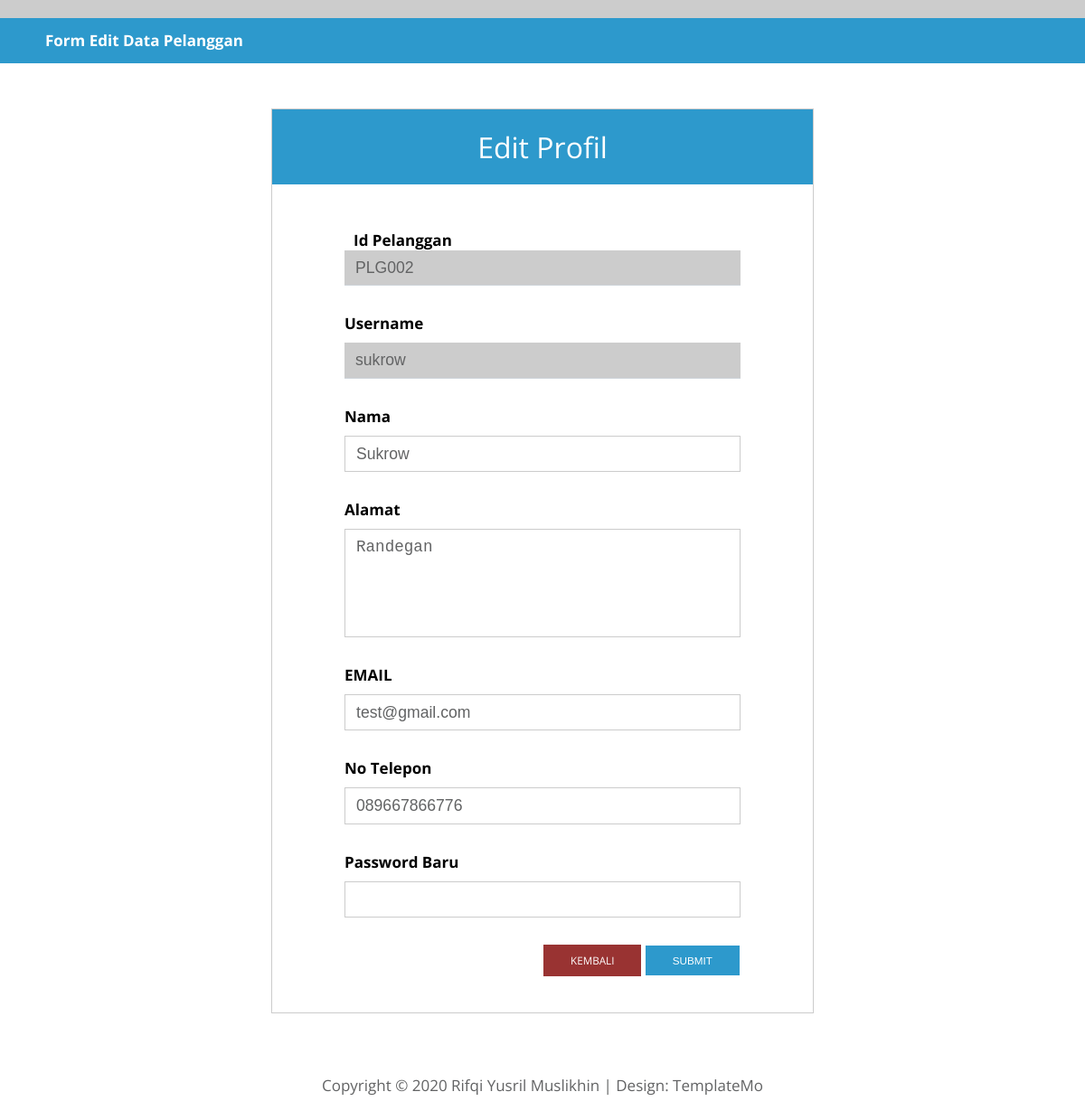
Page /edituser.php (signed in) on the committed database.
### tables this page shows
CREATE TABLE `pelanggan` (
  `ID_PELANGGAN` varchar(10) NOT NULL,
  `NAMA_PELANGGAN` varchar(250) DEFAULT NULL,
  `ALAMAT_PELANGGAN` text,
  `EMAIL_PELANGGAN` varchar(250) DEFAULT NULL,
  `TELP_PELANGGAN` varchar(15) DEFAULT NULL,
  `USERNAME_PELANGGAN` varchar(50) DEFAULT NULL,
  `PASSWORD_PELANGGAN` varchar(50) DEFAULT NULL
);

### edituser.php (the view, shortened to what this page needs)
<?php
include "koneksi/koneksi.php";
    $username=$_SESSION['loginuser'];
    $query=mysqli_query($kon,"SELECT * FROM pelanggan WHERE USERNAME_PELANGGAN='$username'");
	$data=mysqli_fetch_array($query);
 ?>
<!DOCTYPE html>
<html>
<head>
	<link href="css/templatemo-style.css" rel="stylesheet" />
	<link rel="stylesheet" href="css/style.css">
	<link href="css/all.min.css" rel="stylesheet" />
</head>
<body>
	<div class="container">
		<div class="navbar">
			<ul>
				<li><h4>Form Edit Data Pelanggan</h4></li>
			</ul>
		</div>
		<main>
			<div class="container-login">
				<div class="box-login">
					<h2 class="text-center tm-section-title" style="padding: 20px;background-color: #2D99CC; color: #fff;">Edit Profil</h2>
					<form action="proses_edit_user.php" method="post">
						<div class="form-group" style="padding: 0 80px;">
		            <label for="id"><h4 style="padding: 20px 10px 0;">Id Pelanggan</h4></label>
		            <input readonly type="text" name="id" class="form-control" style="background-color: #ccc;" value="<?php echo $data['ID_PELANGGAN']; ?>">
		          </div>
		          <div class="form-group" style="padding: 0 80px;">
		            <label for="username"><h4 style="padding-bottom: 10px;">Username</h4></label>
		            <input readonly type="text" name="username" class="form-control" style="background-color: #ccc;" value="<?php echo $username; ?>">
		          </div>
					<div class="form-group" style="padding: 0 80px;">
		            <label for="nama"><h4 style="padding-bottom: 10px;">Nama</h4></label>
		            <input type="text" name="nama" class="form-control" required="required" style="border: 1px solid #ccc;" value="<?php echo $data['NAMA_PELANGGAN']; ?>">
		          </div>
		          <div class="form-group" style="padding: 0 80px;">
		            <label for="alamat"><h4 style="padding-bottom: 10px;">Alamat</h4></label>
		            <textarea name="alamat" id="alamat" cols="0" rows="4" class="form-control" required="required" style="border: 1px solid #ccc; resize: none;"><?php echo $data['ALAMAT_PELANGGAN']; ?></textarea>
		          </div>
		          <div class="form-group" style="padding: 0 80px;">
		            <label for="email"><h4 style="padding-bottom: 10px;">EMAIL</h4></label>
		            <input type="email" name="email" id="email" class="form-control" required="required" style="border: 1px solid #ccc;" value="<?php echo $data['EMAIL_PELANGGAN']; ?>">
		          </div>
		          <div class="form-group" style="padding: 0 80px;">
		            <label for="telepon"><h4 style="padding-bottom: 10px;">No Telepon</h4></label>
		            <input type="text" name="telepon" id="telepon" class="form-control" required="required" style="border: 1px solid #ccc;" value="<?php echo $data['TELP_PELANGGAN']; ?>">
		          </div>
		          <div class="form-group" style="padding: 0 80px;">
		            <label for="password"><h4 style="padding-bottom: 10px;">Password Baru</h4></label>
		            <input type="password" name="password" class="form-control" required="required" style="border: 1px solid #ccc;">
		          </div>
		          <a href="index.php?halaman=home" class="tm-btn tm-btn-danger" style=" margin-left: 300px; margin-bottom: 40px;">KEMBALI</a>
		          <button type="submit" name="update" class="tm-btn tm-btn-primary">SUBMIT</button>
					</form>
				</div>
			</div>
		</main>
		<footer class="tm-footer text-center">
			<p>Copyright &copy; 2020 Rifqi Yusril Muslikhin
            | Design: <a rel="nofollow" href="https://templatemo.com">TemplateMo</a></p>
		</footer>
	</div>
</body>
</html>

### css/templatemo-style.css (style rules this page uses)
ul, nav, body, h1, h2, h4, h6, p, figure { margin: 0; padding: 0; }
a, button { transition: all 0.3s ease; }
html { box-sizing: border-box; -ms-overflow-style: scrollbar; }
*, *::before, *::after { box-sizing: inherit; }
.container { width: 100%; max-width: 1200px; margin-right: auto; margin-left: auto; }
.tm-btn { display: inline-block; font-size: .73rem; width: auto; padding: 10px 30px; text-decoration: none; cursor: pointer; border: 0; }
.tm-btn-primary { background-color: #2D99CC; color: white; }
.tm-btn-danger { background-color: #993332; color: white; }
.text-center { text-align: center; }
body { font-family: 'Open Sans', Arial, sans-serif; font-size: 17px; background-color: #ccc; overflow-x: hidden; }
.container { background-color: white; }
p, address { color: #626364; line-height: 1.8; }
.tm-section-title { font-size: 2rem; font-weight: 400; margin-bottom: 30px; }
.tm-footer { padding: 25px 15px; margin-top: 40px; }
.tm-footer a { color: #626364; text-decoration: none; }
.form-group { margin-bottom: 30px; }
.form-control { display: block; width: 100%; padding: 0.375rem 0.75rem; font-size: 1.1rem; font-weight: 400; line-height: 1.5; color: #626364; background-color: #fff; background-clip: padding-box; border: 1px solid #ced4da; border-right: 0; border-top: 0; border-left: 0; border-radius: 0; transition: border-color 0.15s ease-in-out, box-shadow 0.15s ease-in-out; }
.form-control::placeholder { color: #6c757d; opacity: 1; }

### css/style.css (style rules this page uses)
.navbar { margin-top: 20px; width: 100%; height: 50px; background-color: #2D99CC; }
.navbar ul { line-height: 50px; list-style: none; padding-left: 50px; }
.navbar ul li h4 { text-decoration: none; color: #fff; font-weight: bold; }
.container-login { width: 100%; height: 100%; display: flex; align-items: center; justify-content: center; }
.box-login { width: 50%; height: 100%; border: 1px solid #ccc; margin-top: 50px; }

### rows in the picture
pelanggan: id "PLG002", nama "Sukrow", alamat "Randegan", email "test@gmail.com", telepon "089667866776"
